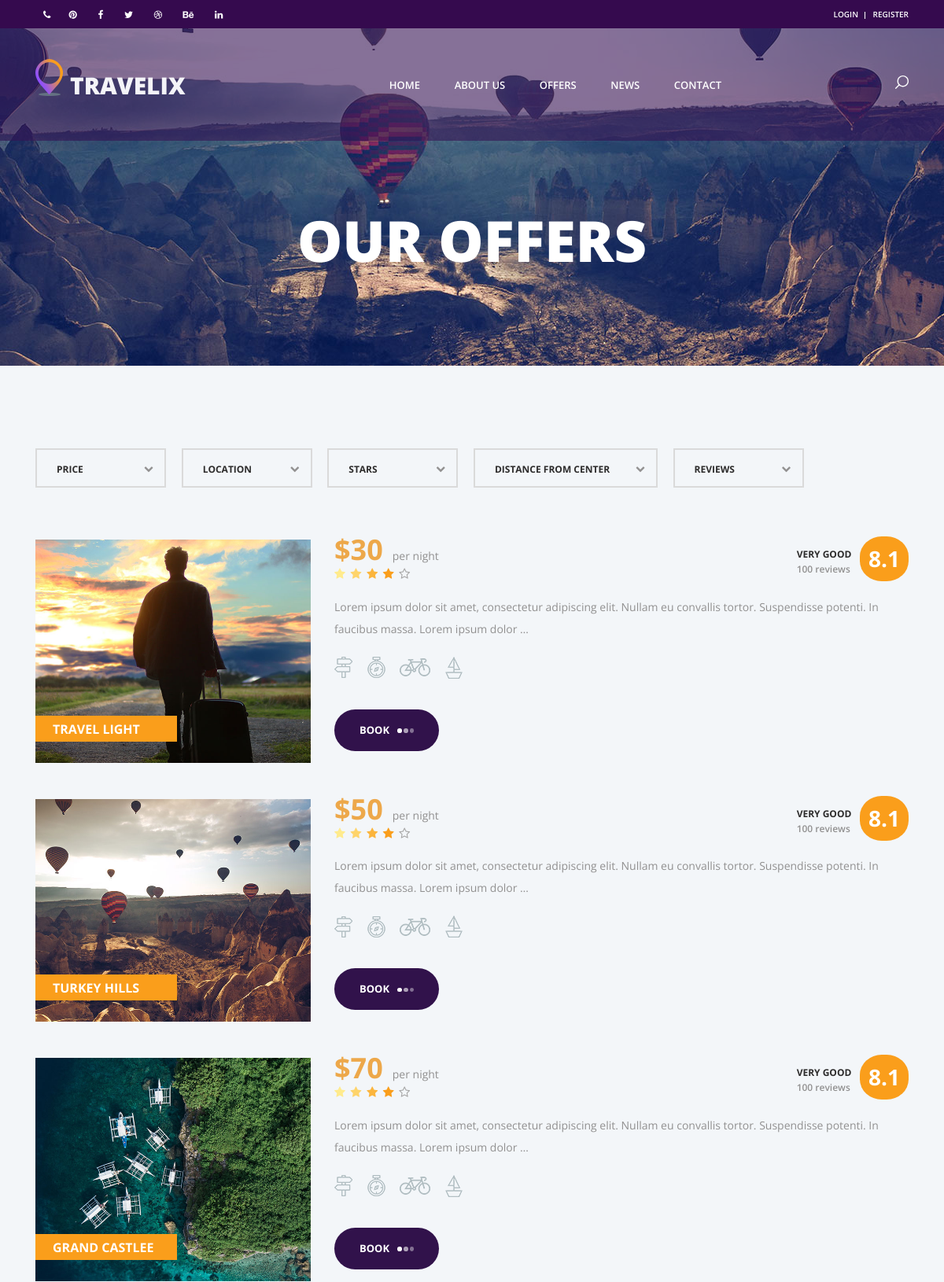
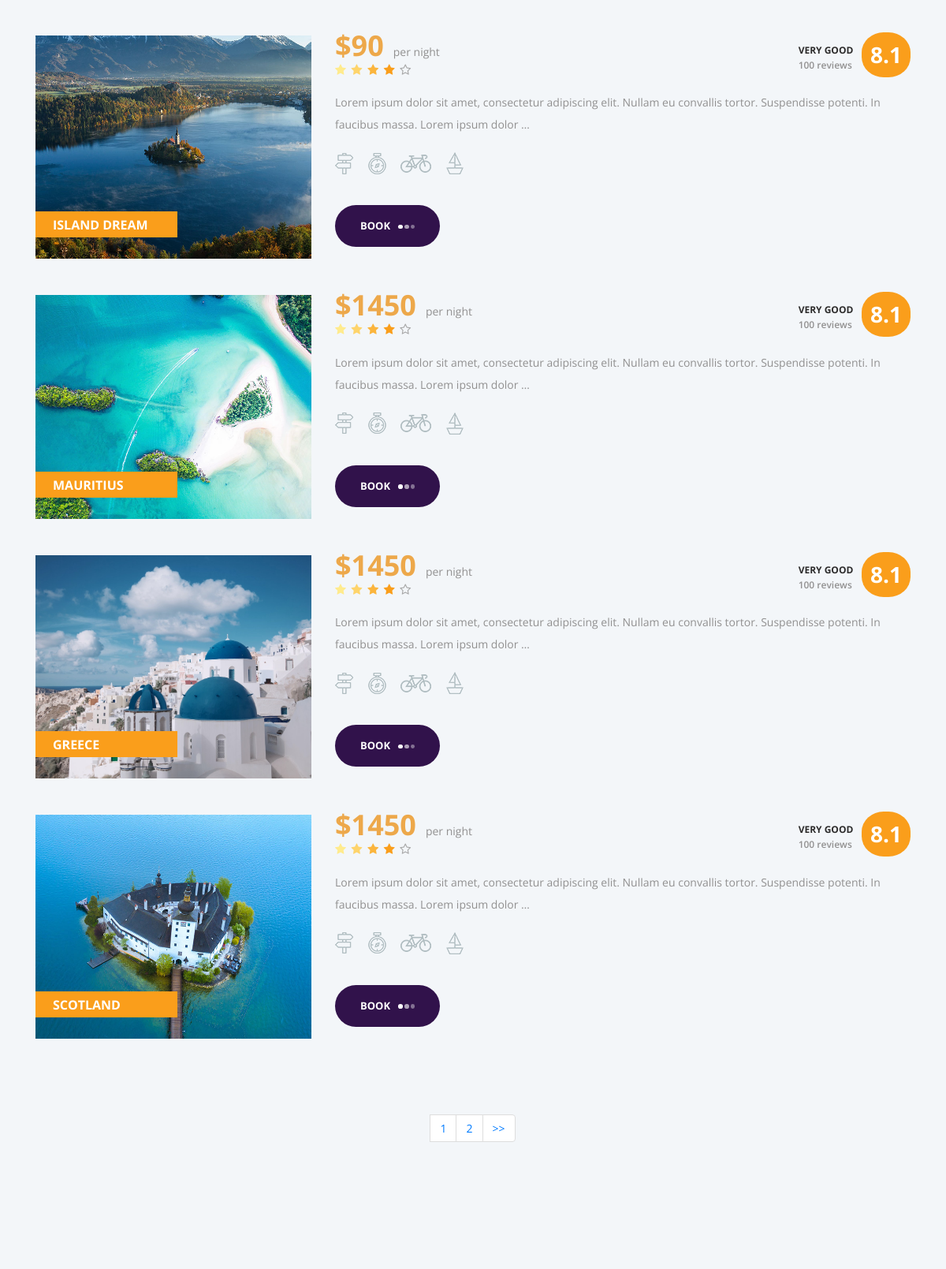
/offers.html/ (upper part), run on the app's committed database (2 pictures, top to bottom).
### travelix/models.py (models this page shows, shortened)
class Rest_area(models.Model):
    TYPE_CHOICES = (
        ('per night', 'per night'),
        ('for week', 'for week'),
        ('two days', 'two days'),
        ('three days', 'three days')
    )
    author = models.ForeignKey(User, on_delete=models.SET_NULL, null=True, blank=True)
    title = models.CharField(max_length=300)
    image = models.ImageField(upload_to='recreation_pics/')
    bottom_images = models.ImageField(upload_to='recreation_pics/bottoms', blank=True, null=True)
    price = models.DecimalField(max_digits=6, decimal_places=0)
    city = models.CharField(max_length=200)
    state = models.CharField(max_length=200)
    text = RichTextField()
    type = models.CharField(max_length=300, choices=TYPE_CHOICES)
    tags = models.ManyToManyField(Tag)
    from_date = models.DateField('Enter valid starting date', default=0)
    limit_date = models.DateField('Enter valid ending date', default=0)
    date_created = models.DateTimeField(auto_now_add=True)
    date_updated = models.DateTimeField(auto_now=True)
    rest_views = models.IntegerField(default=0, null=True, blank=True)
    likes = models.ManyToManyField(User, related_name='rest_likes', blank=True)
    dislikes = models.ManyToManyField(User, related_name='rest_dislikes', blank=True)
    map_url = models.CharField(max_length=300, blank=True, null=True)
    def get_absolute_url(self):
        return reverse('travelix:offer_detail', kwargs={'pk': self.pk})
    class Meta:
        verbose_name = 'Rest_area'
        verbose_name_plural = 'Rest_areas'
        ordering = ['date_created', ]

### travelix/views.py (the view)
# urls.py: path("offers.html/", views.OfferListView.as_view(), name="offers"),
class OfferListView(ListView):
    model = Rest_area
    template_name = 'travelix/offers.html'
    context_object_name = 'rests'
    paginate_by = 4
    def get_context_data(self, **kwargs):
        context = super().get_context_data(**kwargs)
        context['rests'] = Rest_area.objects.all().order_by('price')
        context['categories'] = Category.objects.all()
        context['tags'] = Tag.objects.all()
        context['posts'] = Post.objects.all().order_by('-date_created')[:3]
        return context

### blog/models.py (called while the page is built)
    def get_absolute_url(self):
        return reverse('blog:post_detail', kwargs={'pk': self.pk})

### templates/travelix/offers.html (shortened to what this page needs)
{% extends 'base.html' %}
{% load static %}
{% block content %}
    <div class="home">
        <div class="home_background parallax-window" data-parallax="scroll"
             data-image-src="{% static 'images/about_background.jpg' %}"></div>
        <div class="home_content">
            <div class="home_title">our offers</div>
        </div>
    </div>
    <div class="offers">
        <div class="container">
            <div class="row">
                <div class="col-lg-11">
                    <div class="offers_sorting_container">
                        <ul class="offers_sorting">
                            <li>
                                <span class="sorting_text">price</span>
                                <i class="fa fa-chevron-down"></i>
                            </li>
                            <li>
                                <span class="sorting_text">location</span>
                                <i class="fa fa-chevron-down"></i>
                            </li>
                            <li>
                                <span class="sorting_text">stars</span>
                                <i class="fa fa-chevron-down"></i>
                            </li>
                            <li class="distance_item">
                                <span class="sorting_text">distance from center</span>
                                <i class="fa fa-chevron-down"></i>
                            </li>
                            <li>
                                <span class="sorting_text">reviews</span>
                                <i class="fa fa-chevron-down"></i>
                            </li>
                        </ul>
                    </div>
                </div>
                <div class="col-lg-12">
                    <div class="offers_grid">
                        {% for rest in rests %}
                            <div class="offers_item rating_4">
                                <div class="row">
                                    <div class="col-lg-3 col-1680-4">
                                    <div class="offers_image_container">
                                            <div class="offers_image_background"
                                                 style="background-image:url({{ rest.image.url }})"></div>
                                            <div class="offer_name"><a href="{{ rest.get_absolute_url }}">{{ rest.title }}</a>
                                            </div>
                                        </div>
                                    </div>
                                    <div class="col-lg-8">
                                        <div class="offers_content">
                                            <div class="offers_price">${{ rest.price }}<span>{{ rest.type }}</span>
                                            </div>
                                            <div class="rating_r rating_r_4 offers_rating" data-rating="4">
                                                <i></i>
                                                <i></i>
                                                <i></i>
                                                <i></i>
                                                <i></i>
                                            </div>
                                            <p class="offers_text">{{ rest.text|truncatewords:20|safe }}</p>
                                            <div class="offers_icons">
                                                <ul class="offers_icons_list">
                                                    <li class="offers_icons_item"><img
                                                            src="{% static 'images/post.png' %}" alt=""></li>
                                                    <li class="offers_icons_item"><img
                                                            src="{% static 'images/compass.png' %}" alt=""></li>
                                                    <li class="offers_icons_item"><img
                                                            src="{% static 'images/bicycle.png' %}" alt=""></li>
                                                    <li class="offers_icons_item"><img
                                                            src="{% static 'images/sailboat.png' %}" alt=""></li>
                                                </ul>
                                            </div>
                                            <div class="button book_button"><a
                                                    href="{{ rest.get_absolute_url }}">book<span></span><span></span><span></span></a></div>
                                            <div class="offer_reviews">
                                                <div class="offer_reviews_content">
                                                    <div class="offer_reviews_title">very good</div>
                                                    <div class="offer_reviews_subtitle">100 reviews</div>
                                                </div>
                                                <div class="offer_reviews_rating text-center">8.1</div>
                                            </div>
                                        </div>
                                    </div>
                                </div>
                            </div>
                        {% endfor %}
                    </div>
                </div>
                <div class="container">
                    <nav aria-label="Page navigation example">
                        <ul class="pagination mt-5 p-5 text-center d-flex justify-content-center">
                            {% if is_paginated %}
                                {% for num in page_obj.paginator.page_range %}
                                    {% if page_obj.number == num %}
                                        <a class="page-link" href="?page={{ num }}">{{ num }}</a>
                                    {% elif num > page_obj.number|add:'-2' and num < page_obj.number|add:'2' %}
                                        <a class="page-link" href="?page={{ num }}">{{ num }}</a>
                                    {% endif %}
                                {% endfor %}
                                {% if page_obj.has_next %}
                                    <li class="page-item"><a class="page-link" href="?page=={{ page_obj.next_page_number }}">>></a></li>
                                {% endif %}
                            {% endif %}
                        </ul>
                    </nav>
                </div>
            </div>
        </div>
    </div>
{% endblock %}

### static/styles/main_styles.css (style rules this page uses)
* { margin: 0; padding: 0; -webkit-font-smoothing: antialiased; -webkit-text-shadow: rgba(0,0,0,.01) 0 0 1px; text-shadow: rgba(0,0,0,.01) 0 0 1px; }
body { font-family: 'Open Sans', sans-serif; font-size: 14px; font-weight: 400; background: #FFFFFF; color: #a5a5a5; }
div { display: block; position: relative; -webkit-box-sizing: border-box; -moz-box-sizing: border-box; box-sizing: border-box; }
ul { list-style: none; margin-bottom: 0px; }
p { font-family: 'Open Sans', sans-serif; font-size: 14px; line-height: 2; font-weight: 400; color: #929191; -webkit-font-smoothing: antialiased; -webkit-text-shadow: rgba(0,0,0,.01) 0 0 1px; text-shadow: rgba(0,0,0,.01) 0 0 1px; }
a, a:hover, a:visited, a:active, a:link { text-decoration: none; -webkit-font-smoothing: antialiased; -webkit-text-shadow: rgba(0,0,0,.01) 0 0 1px; text-shadow: rgba(0,0,0,.01) 0 0 1px; }
.button { display: inline-block; height: 53px; border-radius: 27px; overflow: hidden; }
.button a { display: block; font-size: 13px; font-weight: 700; color: #fff; text-transform: uppercase; line-height: 53px; padding-left: 46px; padding-right: 46px; white-space: nowrap; z-index: 2; }
.button span { display: inline-block; vertical-align: middle; width: 5.75px; height: 5.63px; background: #FFFFFF; border-radius: 50%; margin-right: 2px; }
.button span:first-child { margin-left: 10px; }
.button span:nth-child(2) { opacity: 0.6; }
.button span:last-child { opacity: 0.4; margin-right: 0px; }
.home { width: 100%; height: 100vh; }
.rating_4 i:first-child { color: #ffeb8d; }
.rating_4 i:nth-child(2) { color: #fed46b; }
.rating_4 i:nth-child(3) { color: #fbb53d; }
.rating_4 i:nth-child(4) { color: #fa9e1b; }
.rating_r i::before { font-family: 'FontAwesome'; content: "\f006"; font-style: normal; font-size: 19px; margin-right: 4px; }
.rating_r_4 i:first-child::before { color: #ffeb8d; content: "\f005"; }
.rating_r_4 i:nth-child(2)::before { color: #fed46b; content: "\f005"; }
.rating_r_4 i:nth-child(3)::before { color: #fbb53d; content: "\f005"; }
.rating_r_4 i:nth-child(4)::before { color: #fa9e1b; content: "\f005"; }
.offers { width: 100%; padding-top: 105px; padding-bottom: 43px; background: #f3f6f9; }
.offers_image_container { width: 100%; height: 100%; }
.offers_image_background { position: absolute; top: 0; left: 0; width: 100%; height: 100%; background-repeat: no-repeat; background-size: cover; background-position: center center; }
.offer_name { position: absolute; left: 0; bottom: 27px; width: 180px; height: 33px; background: #fa9e1b; overflow: hidden; }
.offer_name a { display: block; font-size: 16px; font-weight: 700; color: #FFFFFF; text-transform: uppercase; line-height: 35px; padding-left: 22px; }
.offers_price { display: inline-block; font-size: 36px; font-weight: 700; color: #eda84a; line-height: 25px; }
.offers_price span { font-size: 14px; font-weight: 400; color: #929191; margin-left: 12px; }
.offers_rating i::before { font-size: 13px; margin-right: 2px; }
.offers_text { font-size: 14px; font-weight: 400; color: #929191; margin-top: 16px; }
.offers_icons { margin-top: 17px; }
.offers_icons_item { display: inline-block; margin-right: 15px; }
.offers_icons_item:last-child { margin-right: 0px; }

### static/styles/offers_responsive.css (style rules this page uses)
@media only screen and (max-width: 1730px) { .col-1680-4 { flex: 0 0 33.333333%; max-width: 33.333333%; } }
@media only screen and (max-width: 1730px) { .offers { padding-top: 0px; } }
@media only screen and (max-width: 1730px) { .offers_sorting_container { margin-top: 105px; } }

### data on the page
Rest_area: image (picture), title "TRAVEL LIGHT", price "30", type "per night", text "Lorem ipsum dolor sit amet, consectetur adipiscing elit. Nullam eu convallis tortor. Suspendisse potenti. In faucibus massa. Lorem ipsum dolor …"
Rest_area: image (picture), title "TURKEY HILLS", price "50", type "per night", text "Lorem ipsum dolor sit amet, consectetur adipiscing elit. Nullam eu convallis tortor. Suspendisse potenti. In faucibus massa. Lorem ipsum dolor …"
Rest_area: image (picture), title "GRAND CASTLEE", price "70", type "per night", text "Lorem ipsum dolor sit amet, consectetur adipiscing elit. Nullam eu convallis tortor. Suspendisse potenti. In faucibus massa. Lorem ipsum dolor …"
Rest_area: image (picture), title "ISLAND DREAM", price "90", type "per night", text "Lorem ipsum dolor sit amet, consectetur adipiscing elit. Nullam eu convallis tortor. Suspendisse potenti. In faucibus massa. Lorem ipsum dolor …"
Rest_area: image (picture), title "MAURITIUS", price "1450", type "per night", text "Lorem ipsum dolor sit amet, consectetur adipiscing elit. Nullam eu convallis tortor. Suspendisse potenti. In faucibus massa. Lorem ipsum dolor …"
Rest_area: image (picture), title "GREECE", price "1450", type "per night", text "Lorem ipsum dolor sit amet, consectetur adipiscing elit. Nullam eu convallis tortor. Suspendisse potenti. In faucibus massa. Lorem ipsum dolor …"
Rest_area: image (picture), title "SCOTLAND", price "1450", type "per night", text "Lorem ipsum dolor sit amet, consectetur adipiscing elit. Nullam eu convallis tortor. Suspendisse potenti. In faucibus massa. Lorem ipsum dolor …"

### other printed values
{{ num }} "1"
{{ num }} "2"
